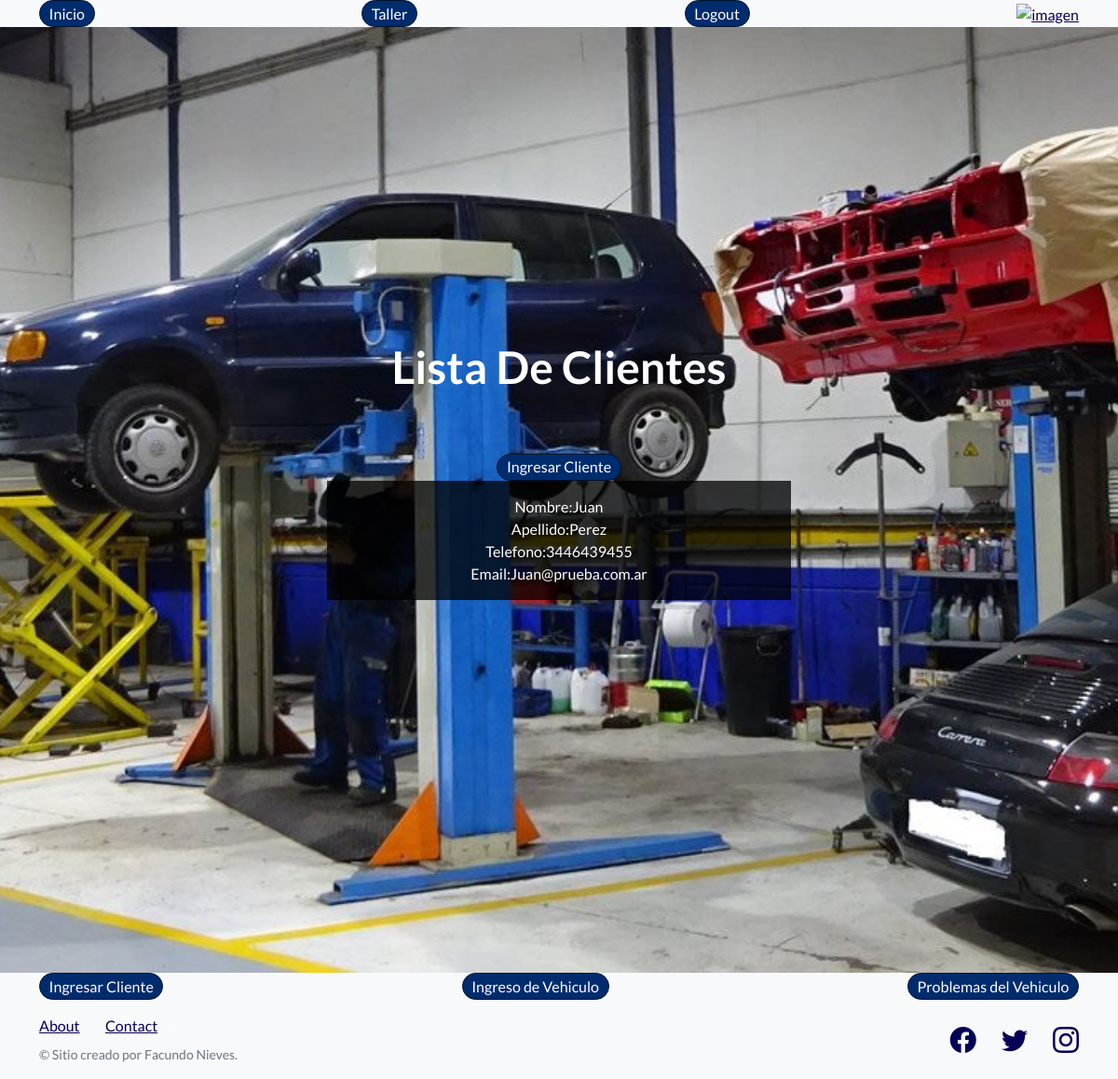
Screenshot of /taller/detalle/1/ (signed in) with the database file from the repository.
### taller/models.py (models this page shows, shortened)
class Cliente(models.Model):
    nombre = models.CharField(max_length=20)
    apellido = models.CharField(max_length=25)
    telefono = models.IntegerField()
    email = models.EmailField()

### taller/views.py (the view)
# urls.py: path("detalle/<int:pk>/",views.ClienteDetalle.as_view(), name="datos_cliente"),
class ClienteDetalle(LoginRequiredMixin,DetailView):
    model= Cliente
    template_name="taller/datos_cliente.html"

### taller/templates/taller/datos_cliente.html (shortened to what this page needs)
{% extends 'inicio/index.html' %}
    {% block caratula %}
        <h1 class="mb-5">Lista De Clientes</h1>
    {% endblock caratula %}
    {% block body %}
        <nav >
            <div class="container">
                <nav >
                    <a class="btn btn-primary" href={% url 'form_cliente' %}>Ingresar Cliente</a>
                    <div class="container bg-black75">
                        Nombre:{{object.nombre}}<br>
                        Apellido:{{object.apellido}}<br />
                        Telefono:{{object.telefono}}<br />
                        Email:{{object.email}}
                    </div>
                </nav>
            </div>
    {% endblock body %}
    {% block buscador %}
    <nav class="navbar navbar-light bg-light static-top">
        <div class="container">
            <a class="btn btn-primary" href={% url 'form_cliente' %}>Ingresar Cliente</a>
            <a class="btn btn-primary" href={% url 'form_auto' %}>Ingreso de Vehiculo</a>
            <a class="btn btn-primary" href= {% url 'form_problemas' %}>Problemas del Vehiculo</a>
        </div>
    </nav>
{% endblock buscador %}

### rows the page displays
Cliente: nombre "Juan", apellido "Perez", telefono "3446439455", email "Juan@prueba.com.ar"
